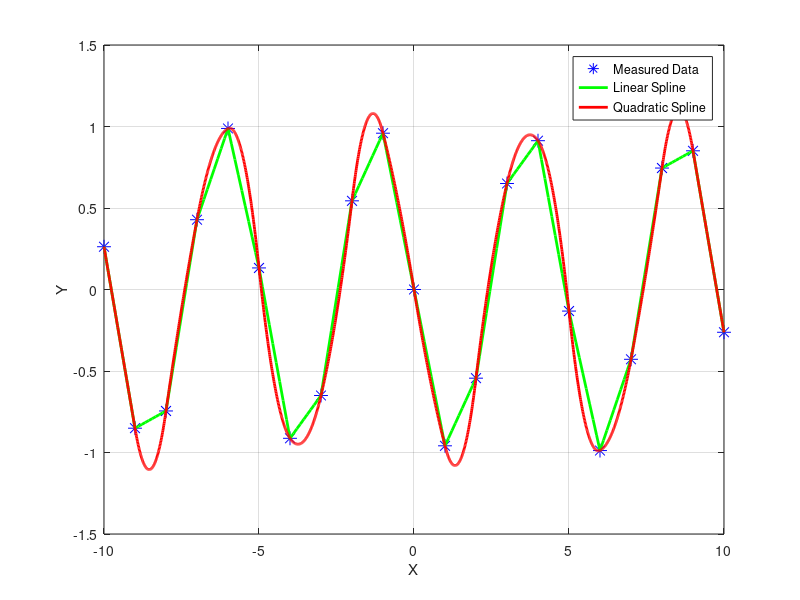

Write MATLAB code to recreate this figure.
clear
clc
close all
X = (-10:10)';
Y = sin(5*X); % + rand(length(X),1);

p0 = plot(X,Y,'b*','MarkerSize',10);
xlabel('X')
ylabel('Y')
grid on
hold on

%%%Linear Splines
for idx = 1:length(X)-1
   m = (Y(idx+1)-Y(idx) )/(X(idx+1)-X(idx));
   xspline = linspace(X(idx),X(idx+1),10);
   yspline = m*(xspline-X(idx)) + Y(idx);
   p1 = plot(xspline,yspline,'g-','LineWidth',2);
end

%%%Quadratic Splines

N = length(X);
n = N-1;

%%%%Create H0 = [2*(n-1)  x 3*n]
H0 = zeros(2*n-2,3*n);
K0 = zeros(2*n-2,1);
for idx = 1:(n-1)
    col = idx;
    row = 2*(idx-1)+1;
    H0(row,col) = X(idx+1)^2;
    H0(row+1,col+1) = X(idx+1)^2;
    H0(row,n+col) = X(idx+1);
    H0(row+1,n+col+1) = X(idx+1);
    H0(row,2*n+col) = 1;
    H0(row+1,2*n+col+1) = 1;
    K0(row) = Y(idx+1);
    K0(row+1) = Y(idx+1);
end

%%%Create H1 = [n-1 x 3*n];
H1 = zeros(n-1,3*n);
for idx = 1:n-1
    H1(idx,idx) = 2*X(idx+1);
    H1(idx,idx+1) = -2*X(idx+1);
    H1(idx,n+idx) = 1;
    H1(idx,n+idx+1) = -1;
end
%%%Create HE
HE = zeros(2,3*n);
HE(1,1) = X(1)^2;
HE(1,n+1) = X(1);
HE(1,2*n+1) = 1;
HE(2,n) = X(end)^2;
HE(2,2*n) = X(end);
HE(2,end) = 1;

%%%Compute H
H = [H0;H1;HE];
[r,c] = size(H);

%%%Compute K
K = zeros(r,1);
K(1:(2*(n-1))) = K0;
K(end-1) = Y(1);
K(end) = Y(end);

%%%Assume now that a1 = 0
H = H(:,2:end);

coeffs = inv(H)*K

%%%Get all your A's,B's, and C's
A = [0;coeffs(1:n-1)]
B = coeffs(n:2*n-1)
C = coeffs(2*n:end)

%%%%Plot the results
for idx = 1:n
    xspline = linspace(X(idx),X(idx+1),100);
    yspline = A(idx)*xspline.^2 + B(idx)*xspline + C(idx);
    p2 = plot(xspline,yspline,'r-','LineWidth',2);
end

legend([p0 p1 p2],'Measured Data','Linear Spline','Quadratic Spline')







